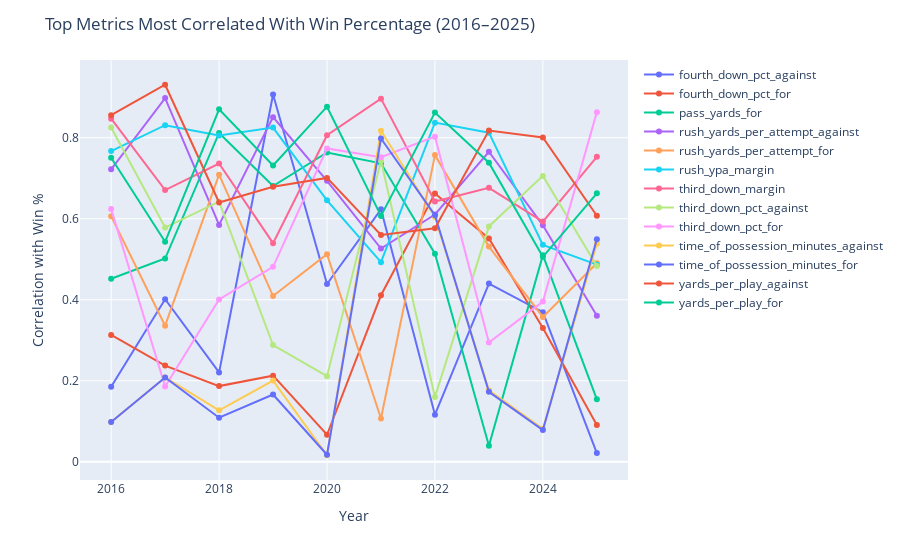

Notebook code for this chart:
### Code cell
import plotly.graph_objs as go

df = pd.read_csv('data/all_teams.csv')
years = sorted(df["year"].unique())
correlation_by_year = {}
top5_by_year = {}

for year in years:
    df_year = df[df["year"] == year]

    numeric_cols = df.select_dtypes(include=["number"]).columns.tolist()
    feature_cols = [c for c in numeric_cols if c not in {
        "wins", "losses", "win_pct",
        "scoring_margin", "points_per_game_for", "points_per_game_against"
    }]

    corr = df_year[feature_cols + ["win_pct"]].corr()["win_pct"].drop("win_pct").abs()
    correlation_by_year[year] = corr

    top5_by_year[year] = corr.sort_values(ascending=False).head(5).index.tolist()

all_top_metrics = sorted(set(sum(top5_by_year.values(), [])))

plot_df = pd.DataFrame({
    year: correlation_by_year[year].reindex(all_top_metrics)
    for year in years
})

# Construct Plotly traces
traces = []
for metric in all_top_metrics:
    traces.append(go.Scatter(
        x=years,
        y=plot_df.loc[metric],
        mode='lines+markers',
        name=metric
    ))

layout = go.Layout(
    title="Top Metrics Most Correlated With Win Percentage (2016–2025)",
    xaxis=dict(title='Year'),
    yaxis=dict(title='Correlation with Win %'),
    legend=dict(
        orientation="v",
        x=1.02,
        y=1,
        xanchor='left',
        yanchor='top'
    ),
    margin=dict(r=150, t=60)
)

fig = go.Figure(data=traces, layout=layout)
fig.show()

### Figure 1 — Plotly figure (JSON) as saved in the notebook; plotly's stock layout.template omitted (floating-point values rounded to 4 significant figures)
{"data": [{"mode": "lines+markers", "name": "fourth_down_pct_against", "type": "scatter", "x": [2016, 2017, 2018, 2019, 2020, 2021, 2022, 2023, 2024, 2025], "y": [0.1851, 0.4014, 0.2206, 0.9065, 0.4389, 0.6233, 0.1165, 0.4399, 0.3694, 0.02174]}, {"mode": "lines+markers", "name": "fourth_down_pct_for", "type": "scatter", "x": [2016, 2017, 2018, 2019, 2020, 2021, 2022, 2023, 2024, 2025], "y": [0.3131, 0.2375, 0.1869, 0.2126, 0.06684, 0.4111, 0.6621, 0.5511, 0.3304, 0.09077]}, {"mode": "lines+markers", "name": "pass_yards_for", "type": "scatter", "x": [2016, 2017, 2018, 2019, 2020, 2021, 2022, 2023, 2024, 2025], "y": [0.4519, 0.5017, 0.8117, 0.6808, 0.7634, 0.7369, 0.5136, 0.03982, 0.5101, 0.1544]}, {"mode": "lines+markers", "name": "rush_yards_per_attempt_against", "type": "scatter", "x": [2016, 2017, 2018, 2019, 2020, 2021, 2022, 2023, 2024, 2025], "y": [0.7219, 0.8977, 0.5848, 0.8507, 0.6935, 0.5265, 0.6104, 0.7653, 0.5837, 0.3608]}, {"mode": "lines+markers", "name": "rush_yards_per_attempt_for", "type": "scatter", "x": [2016, 2017, 2018, 2019, 2020, 2021, 2022, 2023, 2024, 2025], "y": [0.6063, 0.336, 0.7088, 0.4092, 0.5125, 0.1069, 0.757, 0.5313, 0.3576, 0.4901]}, {"mode": "lines+markers", "name": "rush_ypa_margin", "type": "scatter", "x": [2016, 2017, 2018, 2019, 2020, 2021, 2022, 2023, 2024, 2025], "y": [0.7671, 0.8309, 0.8053, 0.8251, 0.6454, 0.4928, 0.8372, 0.8124, 0.5355, 0.4867]}, {"mode": "lines+markers", "name": "third_down_margin", "type": "scatter", "x": [2016, 2017, 2018, 2019, 2020, 2021, 2022, 2023, 2024, 2025], "y": [0.847, 0.6708, 0.7363, 0.5397, 0.8062, 0.8964, 0.6425, 0.6763, 0.5929, 0.7528]}, {"mode": "lines+markers", "name": "third_down_pct_against", "type": "scatter", "x": [2016, 2017, 2018, 2019, 2020, 2021, 2022, 2023, 2024, 2025], "y": [0.8249, 0.5783, 0.642, 0.2883, 0.2113, 0.7432, 0.1602, 0.5811, 0.7058, 0.4832]}, {"mode": "lines+markers", "name": "third_down_pct_for", "type": "scatter", "x": [2016, 2017, 2018, 2019, 2020, 2021, 2022, 2023, 2024, 2025], "y": [0.6237, 0.1858, 0.4008, 0.4813, 0.7736, 0.752, 0.8025, 0.2943, 0.3954, 0.8631]}, {"mode": "lines+markers", "name": "time_of_possession_minutes_against", "type": "scatter", "x": [2016, 2017, 2018, 2019, 2020, 2021, 2022, 2023, 2024, 2025], "y": [0.09819, 0.2083, 0.1273, 0.2005, 0.01625, 0.8171, 0.6043, 0.1765, 0.08158, 0.5382]}, {"mode": "lines+markers", "name": "time_of_possession_minutes_for", "type": "scatter", "x": [2016, 2017, 2018, 2019, 2020, 2021, 2022, 2023, 2024, 2025], "y": [0.09819, 0.2083, 0.109, 0.1663, 0.01743, 0.798, 0.6086, 0.1729, 0.07851, 0.5493]}, {"mode": "lines+markers", "name": "yards_per_play_against", "type": "scatter", "x": [2016, 2017, 2018, 2019, 2020, 2021, 2022, 2023, 2024, 2025], "y": [0.8555, 0.9307, 0.6401, 0.6791, 0.7008, 0.5598, 0.5765, 0.8176, 0.8006, 0.6073]}, {"mode": "lines+markers", "name": "yards_per_play_for", "type": "scatter", "x": [2016, 2017, 2018, 2019, 2020, 2021, 2022, 2023, 2024, 2025], "y": [0.7507, 0.543, 0.87, 0.7314, 0.8765, 0.607, 0.8619, 0.7383, 0.506, 0.6626]}], "layout": {"legend": {"orientation": "v", "x": 1.02, "xanchor": "left", "y": 1, "yanchor": "top"}, "margin": {"r": 150, "t": 60}, "title": {"text": "Top Metrics Most Correlated With Win Percentage (2016–2025)"}, "xaxis": {"title": {"text": "Year"}}, "yaxis": {"title": {"text": "Correlation with Win %"}}}}
